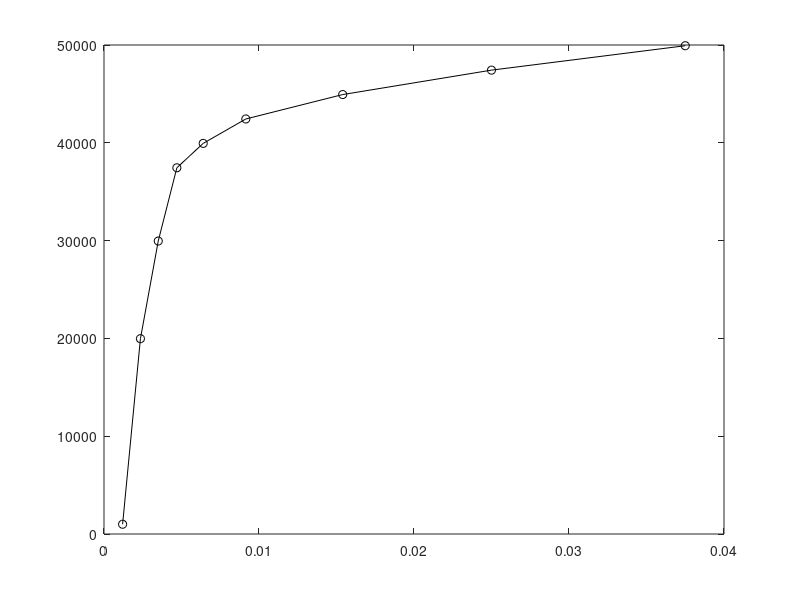

Recreate this plot in MATLAB.
clc
clear all
close all
i0=2;
i=[2.0024 2.0047 2.007 2.0094 2.0128 2.0183 2.0308 2.0500 2.075];
f=[200 4000 6000 7500 8000 8500 9000 9500 10000];
d=0.505;
r=d/2;
area=pi*r^2;
stress=f./area;
strain=(i-i0)/i0;

plot(strain,stress,'-ok')